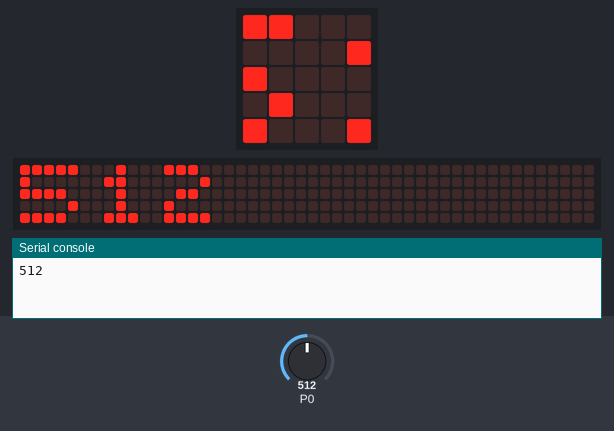
This program was run on a simulated BBC micro:bit (MakeCode). Shown: the board's 5×5 LED display, a strip that is not on the board, showing the scrolling text unrolled, the last lines printed to the serial console. Inputs (shaded band) come from the test bench; at power-on: P0 = 512 (analog values on the 0–1023 scale). No radio messages arrive unless stated (any console line starting 'radio sent:' is added by the test bench); the 48×5 strip is a reading aid, not a part: it shows the text the display is scrolling, unrolled, one strip-width of it at a time.

Above: at 1.87 s.
1.9 s: P0 set to 0
At 6.2 s:
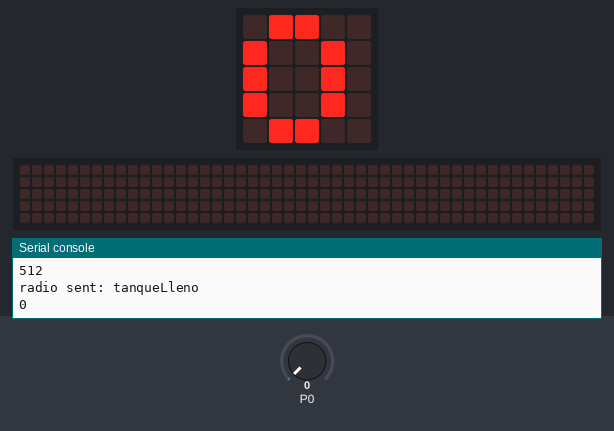
12.1 s: P0 set to 60
At 15.67 s:
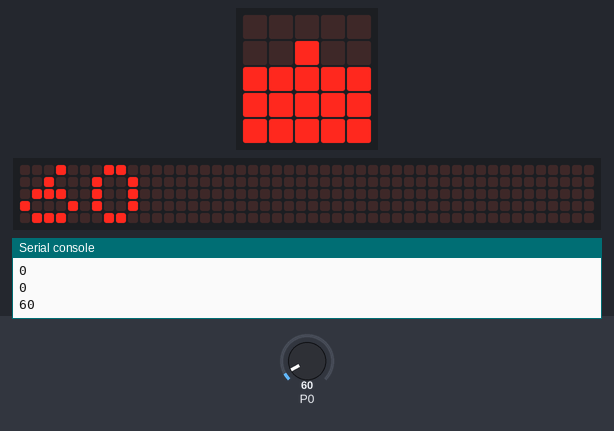
22.1 s: P0 set to 40
At 25.67 s:
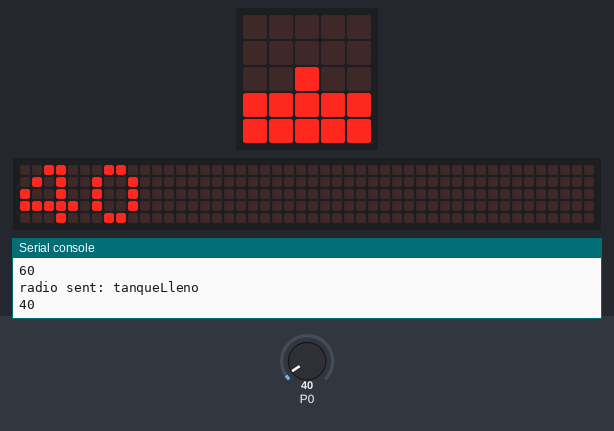

The program:

main.ts
```typescript
function medirHumedad () {
    Humedad = pins.analogReadPin(AnalogPin.P0)
    led.plotBarGraph(
    Humedad,
    100
    )
    basic.showNumber(Humedad)
    if (Humedad >= 50) {
        radio.sendString("tanqueLleno")
    }
    basic.clearScreen()
}
let Humedad = 0
radio.setGroup(1)
basic.showIcon(IconNames.Heart)
loops.everyInterval(5000, function () {
    medirHumedad()
})
```

test.ts
```typescript
// aquí va el archivo "tests"; esto no se compilará cuando este paquete se utilice como una extensión.
```

Measured:
- after the input at 1.9 s, the display: first differs from a run without the input after 3.7 s (image 1)
- after the input at 12.1 s, the display: changes after 3.5 s (image 2)
- after the input at 22.1 s, the display: first differs from a run without the input after 3.5 s (image 3)
- what the display in image 1 shows lasts 0.8 s, from 5.6 s to 6.4 s
